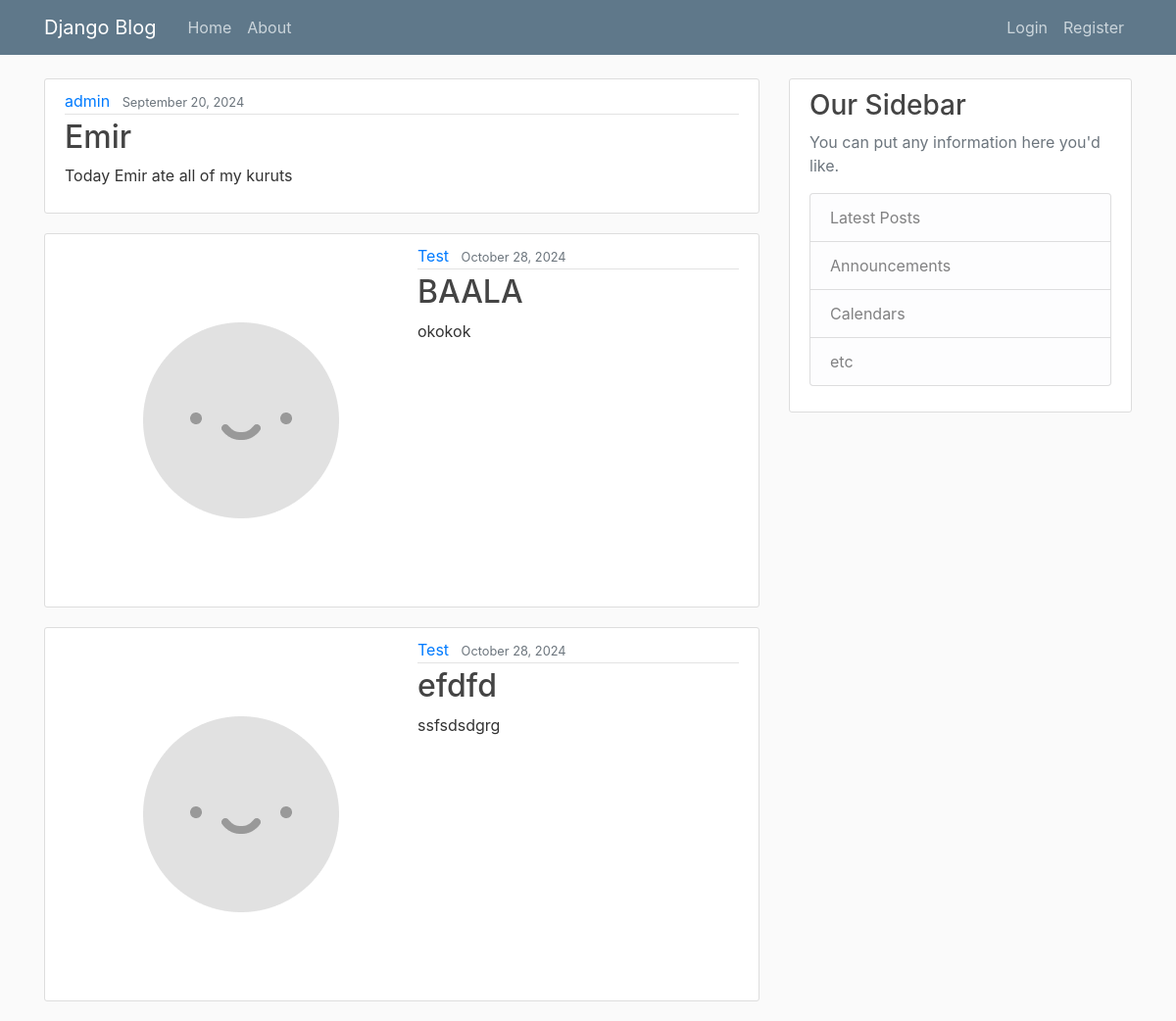
Screenshot of /blog/ with the database file from the repository.
### blog/models.py (models this page shows, shortened)
class Post(models.Model):
    title = models.CharField(max_length=120, blank=True, null=True)
    content = models.TextField()
    date_posted = models.DateTimeField(auto_now=True)
    author = models.ForeignKey(User, on_delete=models.CASCADE)

### users/models.py (models this page shows, shortened)
class Profile(models.Model):
    user = models.OneToOneField(User, on_delete=models.CASCADE)
    image = models.ImageField(default='default.jpg', upload_to='profile_pics')

### blog/views.py (the view)
# urls.py: path('', PostListView.as_view(), name='blog-home'),
class PostListView(ListView):
    model = Post
    template_name = 'blog/home.html' # <app>/<model>_<viewtype>.html
    context_object_name = 'posts'
    oredering = ['-date_posted']

### blog/templates/blog/home.html
{% extends "blog/base.html" %}
{% block content %}
    {% for post in posts %}
        <article class="media content-section">
          <img calss="rounded-circle article-img" src="{{ post.author.profile.image.url }}">
          <div class="media-body">
            <div class="article-metadata">
              <a class="mr-2" href="#">{{ post.author }}</a>
              <small class="text-muted">{{ post.date_posted|date:"F d, Y" }}</small>
            </div>
            <h2><a class="article-title" href="{% url 'post-detail' post.id %}">{{ post.title }}</a></h2>
            <p class="article-content">{{ post.content }}</p>
          </div>
        </article>
    {% endfor %}
{% endblock content %}

### blog/templates/blog/base.html (shortened to what this page needs)
{% load static %}
<!DOCTYPE html>
<html>
<head>
    <link rel="stylesheet" href="https://maxcdn.bootstrapcdn.com/bootstrap/4.0.0/css/bootstrap.min.css">
    <link rel="stylesheet" type="text/css" href="{% static 'blog/main.css' %}">
</head>
<body>
    <header class="site-header">
      <nav class="navbar navbar-expand-md navbar-dark bg-steel fixed-top">
        <div class="container">
          <a class="navbar-brand mr-4" href="{% url 'blog-home' %}">Django Blog</a>
          <div class="collapse navbar-collapse" id="navbarToggle">
            <div class="navbar-nav mr-auto">
              <a class="nav-item nav-link" href="{% url 'blog-home' %}">Home</a>
              <a class="nav-item nav-link" href="#">About</a>
            </div>
            <div class="navbar-nav">
              {% if user.is_authenticated %}
                <a class="nav-item nav-link" href="{% url 'post-create' %}">New Post</a>
                <a class="nav-item nav-link" href="{% url 'profile' %}">Profile</a>
                <form method="post" action="{% url 'logout' %}">
                  {% csrf_token %}
                  <button type="submit">Logout</button>
                </form>
              {% else %}
                <a class="nav-item nav-link" href="{% url 'login' %}">Login</a>
                <a class="nav-item nav-link" href="{% url 'register' %}">Register</a>
              {% endif %}
            </div>
          </div>
        </div>
      </nav>
    </header>
    <main role="main" class="container">
      <div class="row">
        <div class="col-md-8">
          {% block content %}{% endblock %}
        </div>
        <div class="col-md-4">
          <div class="content-section">
            <h3>Our Sidebar</h3>
            <p class='text-muted'>You can put any information here you'd like.
              <ul class="list-group">
                <li class="list-group-item list-group-item-light">Latest Posts</li>
                <li class="list-group-item list-group-item-light">Announcements</li>
                <li class="list-group-item list-group-item-light">Calendars</li>
                <li class="list-group-item list-group-item-light">etc</li>
              </ul>
            </p>
          </div>
        </div>
      </div>
    </main>
</body>
</html>

### blog/static/blog/main.css (style rules this page uses)
body { background: #fafafa; color: #333333; margin-top: 5rem; }
h1, h2, h3, h4, h5, h6 { color: #444444; }
ul { margin: 0; }
.bg-steel { background-color: #5f788a; }
.site-header .navbar-nav .nav-link { color: #cbd5db; }
.content-section { background: #ffffff; padding: 10px 20px; border: 1px solid #dddddd; border-radius: 3px; margin-bottom: 20px; }
.article-title { color: #444444; }
.article-content { white-space: pre-line; }
.article-metadata { padding-bottom: 1px; margin-bottom: 4px; border-bottom: 1px solid #e3e3e3 }

### rows the page displays
Post: author "admin", date_posted "September 20, 2024", title "Emir", content "Today Emir ate all of my kuruts"
Post: author.profile.image (placeholder picture), author "Test", date_posted "October 28, 2024", title "BAALA", content "okokok"
Post: author.profile.image (placeholder picture), author "Test", date_posted "October 28, 2024", title "efdfd", content "ssfsdsdgrg"
